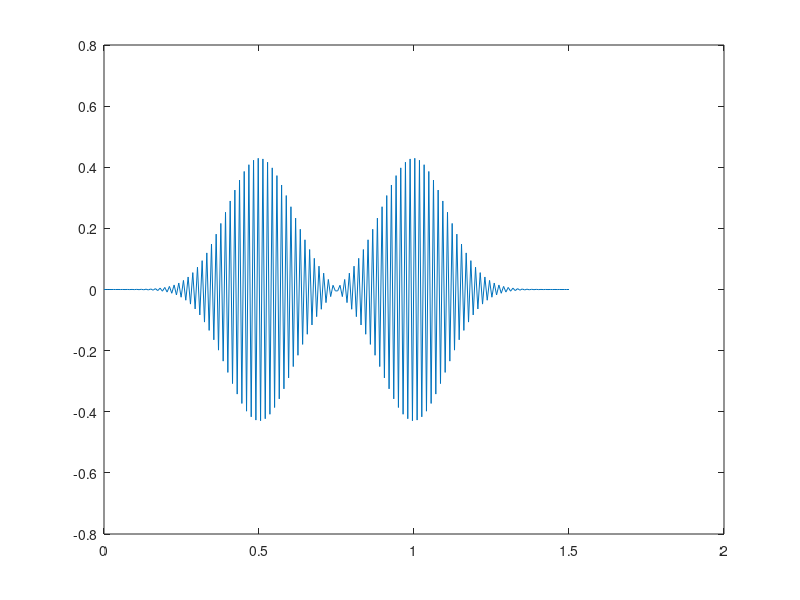
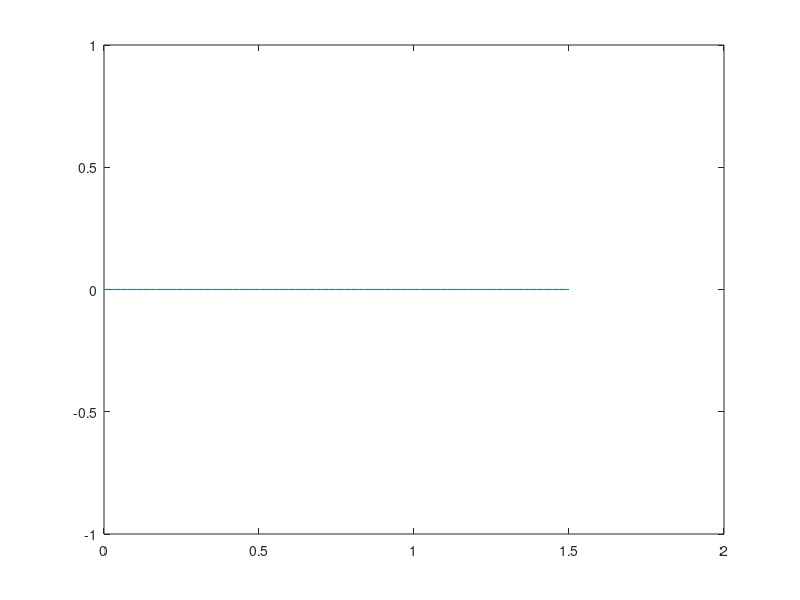

MATLAB code for these plots, in order:
clc
clear all


%% Implement Crank-Nicholoson

Lx = 3/2;
Lt = 4;
Nx = 200;
Nt = 200;

x = linspace(0,Lx,Nx);
dx = x(2) - x(1);
t = linspace(0,Lt,Nx);
Nt = length(t);
dt = t(2) - t(1);

lambda = dt/dx^2;

A = spdiags(repmat([-(1/2)*lambda, 1+2+lambda, -(1/2)*lambda],[Nx 1]),-1:1,Nx,Nx);
A(1,1) = 1;
A(1,2) = 0;
A(Nx,Nx-1) = 0;
A(Nx,Nx) = 1;

u = zeros(Nx,Nt);
for i = 1:Nx
    if x(i) < 1/2
        u(i,1) = x(i);
    elseif (x(i) >= 1/2) && (x(i) <= 1)
        u(i,1) = 0;
    elseif x(i) > 1
        u(i,1) = -x(i) + 3/2;
    end
end


plot(x,u(1:Nx,1))
title(sprintf('t = %f',t(1)))
for n = 2:Nt
    b = A*u(1:Nx,n-1);
    u(1:Nx,n) = b\A;
    
    figure(1)
    plot(x,u(1:Nx,n));
    title(sprintf('t = %f',t(n)))
    drawnow;
end

figure(1)
plot(x,u(:,end))

%%
n = 1;
u_exact = u;

for n = 2:Nt
    u_exact(:,n) = u_exact(:,n-1)*exp((-4*n*pi^2/9)*dt);
end

figure(2)
plot(x,u_exact(:,end))



    
    
